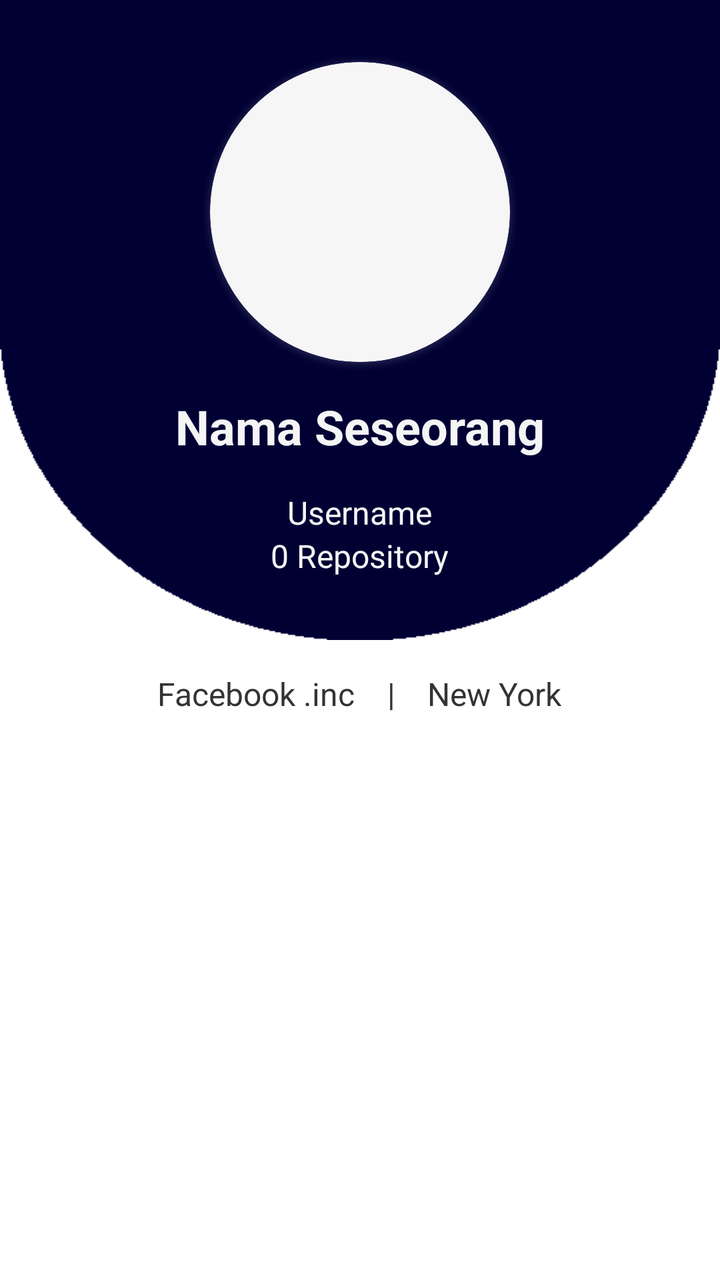
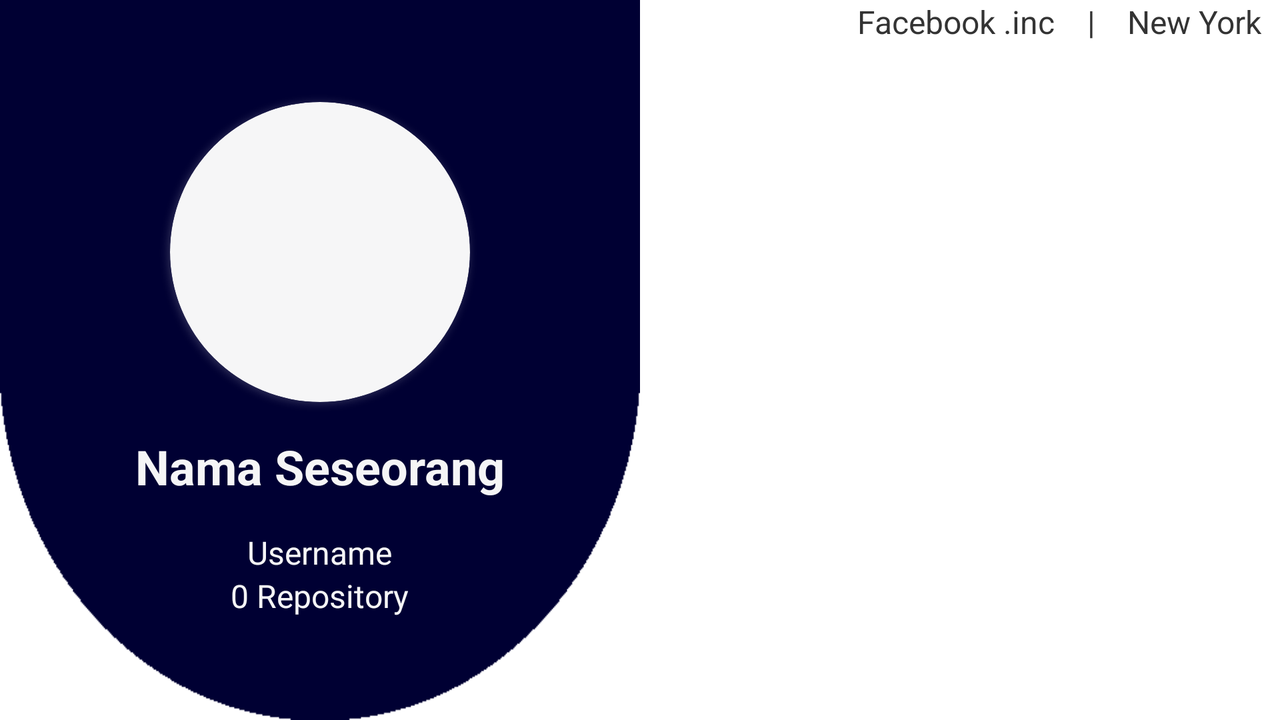

Two renders of one Android screen. The first uses the default layout on a phone; the second uses the alternative layout the repository ships for a different screen configuration, on a matching device. The two XML files are below.
<!-- AndroidManifest.xml: application theme Theme.NGithubUser -->
<!-- res/layout/activity_detail_profile.xml -->
<?xml version="1.0" encoding="utf-8"?>
<androidx.constraintlayout.widget.ConstraintLayout xmlns:android="http://schemas.android.com/apk/res/android"
    xmlns:app="http://schemas.android.com/apk/res-auto"
    android:layout_width="match_parent"
    android:layout_height="match_parent"
    xmlns:tools="http://schemas.android.com/tools">

    <LinearLayout
        android:id="@+id/cardView1"
        android:layout_width="match_parent"
        android:layout_height="320dp"
        android:gravity="center"
        android:background="@drawable/profile_banner"
        android:orientation="vertical"
        app:layout_constraintEnd_toEndOf="parent"
        app:layout_constraintStart_toStartOf="parent"
        app:layout_constraintTop_toTopOf="parent"
        >

        <androidx.cardview.widget.CardView
            android:id="@+id/cardView"
            android:layout_width="150dp"
            android:layout_height="150dp"
            android:background="#FFFEFE"
            app:cardBackgroundColor="@color/white"
            android:outlineAmbientShadowColor="@color/white"
            android:outlineSpotShadowColor="@color/white"
            app:cardCornerRadius="120dp">

            <ImageView
                android:id="@+id/imgFoto"
                android:layout_width="150dp"
                android:layout_height="150dp"
                android:foregroundTint="#FFFFFF"
                android:scaleType="centerCrop"
                android:src="@drawable/user1"
                android:contentDescription="@string/profile_nama" />
        </androidx.cardview.widget.CardView>

        <TextView
            style="@style/profileText.nama"
            android:id="@+id/tvNama"
            android:layout_margin="16dp"
            android:layout_width="wrap_content"
            android:layout_height="wrap_content"
            android:text="@string/profile_nama"
            android:textStyle="bold" />

        <TextView
            style="@style/profileText.putih"
            android:id="@+id/tvUsername"
            android:layout_width="wrap_content"
            android:layout_height="wrap_content"
            android:text="@string/profile_user" />
        <TextView
            style="@style/profileText.putih"
            android:id="@+id/tvRepo"
            android:layout_width="wrap_content"
            android:layout_height="wrap_content"
            android:text="@string/profile_repo"/>
    </LinearLayout>


    <LinearLayout
        android:layout_width="match_parent"
        android:layout_height="wrap_content"
        android:orientation="vertical"
        android:layout_marginTop="16dp"
        app:layout_constraintEnd_toEndOf="parent"
        app:layout_constraintStart_toStartOf="parent"
        app:layout_constraintTop_toBottomOf="@+id/cardView1">

    <LinearLayout
        android:layout_width="match_parent"
        android:layout_height="wrap_content"
        android:orientation="horizontal"
        android:gravity="center"
        android:layout_marginBottom="16dp">
     <TextView
         style="@style/profileText"
         android:id="@+id/tvCompany"
         android:layout_width="wrap_content"
         android:layout_height="wrap_content"
         android:text="@string/profile_company"/>

        <TextView
            style="@style/profileText"
            android:layout_width="wrap_content"
            android:layout_height="wrap_content"
            android:text="@string/batas"
            android:layout_marginStart="16dp"
            android:layout_marginEnd="16dp"/>
        <TextView
            style="@style/profileText"
            android:id="@+id/tvAsal"
            android:layout_width="wrap_content"
            android:layout_height="wrap_content"
            android:text="@string/profile_from"/>
    </LinearLayout>

        <com.google.android.material.tabs.TabLayout
            android:id="@+id/tabs"
            android:layout_width="match_parent"
            android:layout_height="wrap_content"
            android:contentDescription="@string/tab_text_1" />
        <androidx.viewpager2.widget.ViewPager2
            android:id="@+id/view_pager"
            android:layout_width="match_parent"
            android:layout_height="match_parent" />
    </LinearLayout>
    <ProgressBar
        android:id="@+id/progressBar"
        android:background="@color/white"
        style="?android:attr/progressBarStyle"
        android:layout_width="match_parent"
        android:layout_height="match_parent"
        android:visibility="gone"
        app:layout_constraintBottom_toBottomOf="parent"
        app:layout_constraintEnd_toEndOf="parent"
        app:layout_constraintStart_toStartOf="parent"
        app:layout_constraintTop_toTopOf="parent"
        tools:visibility="visible" />

</androidx.constraintlayout.widget.ConstraintLayout>
<!-- resources referenced by this layout -->
<resources>
  <color name="white">#FAFAFAFA</color>
  <!-- drawable profile_banner: png bitmap (drawable, 2999 bytes) -->
  <string name="batas">|</string>
  <string name="profile_company">Facebook .inc</string>
  <string name="profile_from">New York</string>
  <string name="profile_nama">Nama Seseorang</string>
  <string name="profile_repo">0 Repository</string>
  <string name="profile_user">Username</string>
  <string name="tab_text_1">Followers</string>
  <style name="profileText">
          <item name="android:layout_width">wrap_content</item>
          <item name="android:layout_height">wrap_content</item>
          <item name="android:textSize">16sp</item>
          <item name="android:textColor">@color/Nprimary</item>
      </style>
  <style name="profileText.nama" parent="profileText">
          <item name="android:textSize">24sp</item>
          <item name="android:textColor">@color/white</item>
      </style>
  <style name="profileText.putih" parent="profileText">
          <item name="android:textColor">@color/white</item>
      </style>
  <style name="Theme.NGithubUser" parent="Theme.MaterialComponents.DayNight.DarkActionBar">
          
          <item name="colorPrimary">@color/Nprimary</item>
          <item name="colorPrimaryVariant">#333333</item>
          <item name="colorOnPrimary">@color/white</item>
          
          <item name="colorSecondary">@color/Nsecond</item>
          <item name="colorSecondaryVariant">@color/purple_200</item>
          <item name="colorOnSecondary">@color/black</item>
          
          <item name="android:statusBarColor" tools:targetApi="l">?attr/colorPrimaryVariant</item>
          
      </style>
  <color name="Nprimary">#333</color>
  <color name="Nsecond">#AA00FF</color>
  <color name="purple_200">#FFBB86FC</color>
  <color name="black">#FF000000</color>
</resources>
<!-- res/layout-land/activity_detail_profile.xml (the author's variant of the layout above) -->
<!-- drawn on the phone turned sideways -->
<?xml version="1.0" encoding="utf-8"?>
<androidx.constraintlayout.widget.ConstraintLayout xmlns:android="http://schemas.android.com/apk/res/android"
    xmlns:app="http://schemas.android.com/apk/res-auto"
    android:layout_width="match_parent"
    android:layout_height="match_parent"
    xmlns:tools="http://schemas.android.com/tools">

    <LinearLayout
        android:id="@+id/cardView1"
        android:layout_width="320dp"
        android:layout_height="match_parent"
        android:background="@drawable/profile_banner"
        android:gravity="center"
        android:orientation="vertical"
        app:layout_constraintBottom_toBottomOf="parent"
        app:layout_constraintStart_toStartOf="parent"
        app:layout_constraintTop_toTopOf="parent">

        <androidx.cardview.widget.CardView
            android:id="@+id/cardView"
            android:layout_width="150dp"
            android:layout_height="150dp"
            android:background="#FFFEFE"
            android:outlineAmbientShadowColor="@color/white"
            android:outlineSpotShadowColor="@color/white"
            app:cardBackgroundColor="@color/white"
            app:cardCornerRadius="120dp">

            <ImageView
                android:id="@+id/imgFoto"
                android:layout_width="150dp"
                android:layout_height="150dp"
                android:contentDescription="@string/profile_nama"
                android:foregroundTint="#FFFFFF"
                android:scaleType="centerCrop"
                android:src="@drawable/user1" />
        </androidx.cardview.widget.CardView>

        <TextView
            android:id="@+id/tvNama"
            style="@style/profileText.nama"
            android:layout_width="wrap_content"
            android:layout_height="wrap_content"
            android:layout_margin="16dp"
            android:text="@string/profile_nama"
            android:textStyle="bold" />

        <TextView
            android:id="@+id/tvUsername"
            style="@style/profileText.putih"
            android:layout_width="wrap_content"
            android:layout_height="wrap_content"
            android:text="@string/profile_user" />

        <TextView
            android:id="@+id/tvRepo"
            style="@style/profileText.putih"
            android:layout_width="wrap_content"
            android:layout_height="wrap_content"
            android:text="@string/profile_repo" />
    </LinearLayout>


    <LinearLayout
        android:layout_width="420dp"
        android:layout_height="wrap_content"
        android:orientation="vertical"
        app:layout_constraintStart_toEndOf="@+id/cardView1"
        app:layout_constraintTop_toTopOf="parent">

        <LinearLayout
            android:layout_width="match_parent"
            android:layout_height="wrap_content"
            android:layout_marginBottom="16dp"
            android:gravity="center"
            android:orientation="horizontal">

            <TextView
                android:id="@+id/tvCompany"
                style="@style/profileText"
                android:layout_width="wrap_content"
                android:layout_height="wrap_content"
                android:text="@string/profile_company" />

            <TextView
                style="@style/profileText"
                android:layout_width="wrap_content"
                android:layout_height="wrap_content"
                android:layout_marginStart="16dp"
                android:layout_marginEnd="16dp"
                android:text="@string/batas" />

            <TextView
                android:id="@+id/tvAsal"
                style="@style/profileText"
                android:layout_width="wrap_content"
                android:layout_height="wrap_content"
                android:text="@string/profile_from" />
        </LinearLayout>

        <com.google.android.material.tabs.TabLayout
            android:id="@+id/tabs"
            android:layout_width="match_parent"
            android:layout_height="wrap_content"
            android:contentDescription="@string/tab_text_2" />

        <androidx.viewpager2.widget.ViewPager2
            android:id="@+id/view_pager"
            android:layout_width="match_parent"
            android:layout_height="match_parent" />
    </LinearLayout>
    <ProgressBar
        android:id="@+id/progressBar"
        android:background="@color/white"
        style="?android:attr/progressBarStyle"
        android:layout_width="match_parent"
        android:layout_height="match_parent"
        android:visibility="gone"
        app:layout_constraintBottom_toBottomOf="parent"
        app:layout_constraintEnd_toEndOf="parent"
        app:layout_constraintStart_toStartOf="parent"
        app:layout_constraintTop_toTopOf="parent"
        tools:visibility="visible" />

</androidx.constraintlayout.widget.ConstraintLayout>
<!-- resources referenced by the variant -->
<!-- as the phone turned sideways resolves them -->
<resources>
  <color name="white">#FAFAFAFA</color>
  <!-- drawable profile_banner: png bitmap (drawable, 2999 bytes) -->
  <string name="batas">|</string>
  <string name="profile_company">Facebook .inc</string>
  <string name="profile_from">New York</string>
  <string name="profile_nama">Nama Seseorang</string>
  <string name="profile_repo">0 Repository</string>
  <string name="profile_user">Username</string>
  <string name="tab_text_2">Following</string>
  <style name="profileText">
          <item name="android:layout_width">wrap_content</item>
          <item name="android:layout_height">wrap_content</item>
          <item name="android:textSize">16sp</item>
          <item name="android:textColor">@color/Nprimary</item>
      </style>
  <style name="profileText.nama" parent="profileText">
          <item name="android:textSize">24sp</item>
          <item name="android:textColor">@color/white</item>
      </style>
  <style name="profileText.putih" parent="profileText">
          <item name="android:textColor">@color/white</item>
      </style>
  <style name="Theme.NGithubUser" parent="Theme.MaterialComponents.DayNight.DarkActionBar">
          
          <item name="colorPrimary">@color/Nprimary</item>
          <item name="colorPrimaryVariant">#333333</item>
          <item name="colorOnPrimary">@color/white</item>
          
          <item name="colorSecondary">@color/Nsecond</item>
          <item name="colorSecondaryVariant">@color/purple_200</item>
          <item name="colorOnSecondary">@color/black</item>
          
          <item name="android:statusBarColor" tools:targetApi="l">?attr/colorPrimaryVariant</item>
          
      </style>
  <color name="Nprimary">#333</color>
  <color name="Nsecond">#AA00FF</color>
  <color name="purple_200">#FFBB86FC</color>
  <color name="black">#FF000000</color>
</resources>
